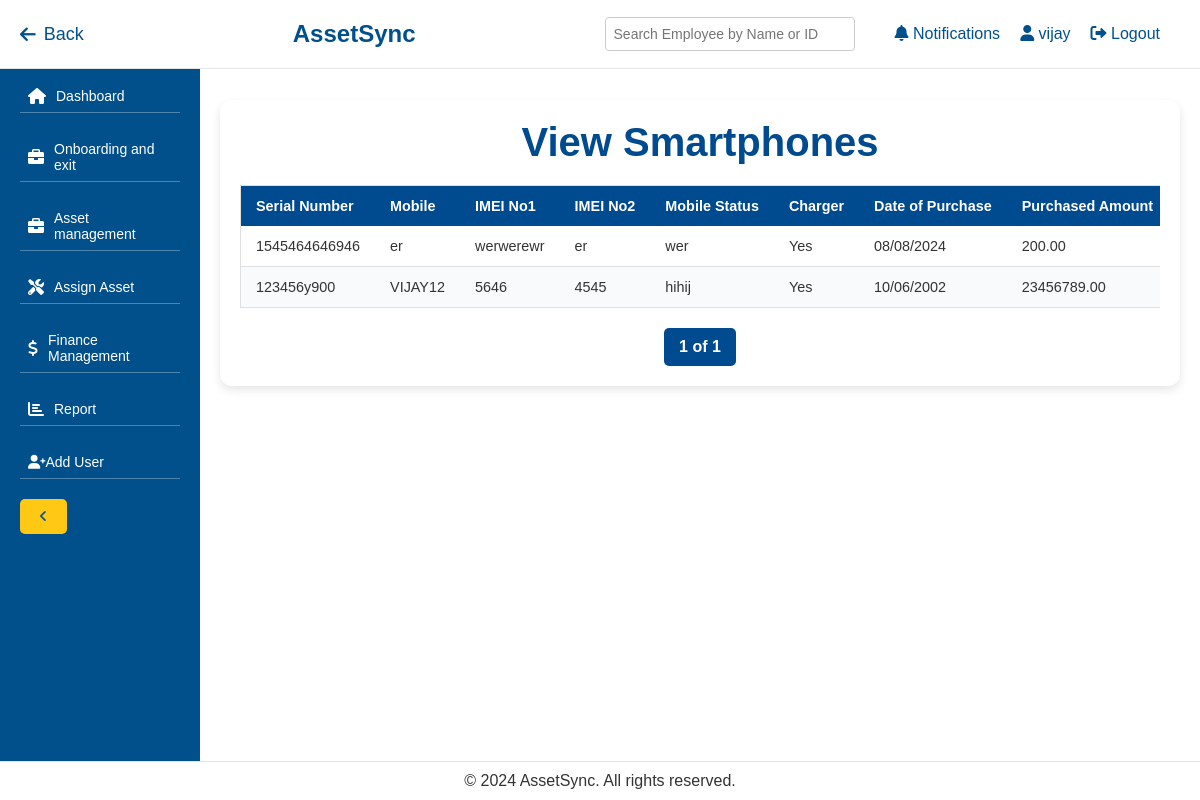
Page /view-asset/smartphones/ (signed in) on the committed database.
### management/models.py (models this page shows, shortened)
class Smartphone(models.Model):
    serial_number = models.CharField(max_length=100)
    mobile = models.CharField(max_length=100)
    imei_no1 = models.CharField(max_length=50)
    imei_no2 = models.CharField(max_length=50)
    mobile_status = models.CharField(max_length=50)
    charger = models.BooleanField(default=False)
    date_of_purchase = models.DateField()
    purchased_amount = models.DecimalField(max_digits=10, decimal_places=2)
    warranty_details = models.CharField(max_length=255)
    warranty_date = models.DateField()
    remarks = models.TextField(blank=True, null=True)
    employee = models.ForeignKey(Employee, on_delete=models.SET_NULL, null=True, blank=True, related_name='smartphones')

### management/views.py (the view)
# urls.py: path('view-asset/smartphones/', views.view_smartphones, name='view_smartphones'),
@login_required
def view_smartphones(request):
    smartphones_list = Smartphone.objects.all()
    paginator = Paginator(smartphones_list, 10)  # Show 10 smartphones per page
    page_number = request.GET.get('page')
    smartphones = paginator.get_page(page_number)
    return render(request, 'management/view_smartphones.html', {'smartphones': smartphones})

### management/templates/management/view_smartphones.html (shortened to what this page needs)
{% extends 'management/base.html' %}
{% block content %}
<div class="container">
    <h2>View Smartphones</h2>
    <div class="table-container">
        <table>
            <thead>
                <tr>
                    <th>Serial Number</th>
                    <th>Mobile</th>
                    <th>IMEI No1</th>
                    <th>IMEI No2</th>
                    <th>Mobile Status</th>
                    <th>Charger</th>
                    <th>Date of Purchase</th>
                    <th>Purchased Amount</th>
                </tr>
            </thead>
            <tbody>
                {% for smartphone in smartphones %}
                <tr>
                    <td>{{ smartphone.serial_number }}</td>
                    <td>{{ smartphone.mobile }}</td>
                    <td>{{ smartphone.imei_no1 }}</td>
                    <td>{{ smartphone.imei_no2 }}</td>
                    <td>{{ smartphone.mobile_status }}</td>
                    <td>{{ smartphone.charger|yesno:"Yes,No" }}</td>
                    <td>{{ smartphone.date_of_purchase|date:"d/m/Y" }}</td>
                    <td>{{ smartphone.purchased_amount }}</td>
                </tr>
                {% empty %}
                <tr>
                    <td colspan="12">No smartphones found.</td>
                </tr>
                {% endfor %}
            </tbody>
        </table>
    </div>
    <div class="pagination">
        <span class="current">{{ smartphones.number }} of {{ smartphones.paginator.num_pages }}</span>
    </div>
</div>
{% endblock %}

### management/templates/management/base.html (shortened to what this page needs)
{% load static %}
<!DOCTYPE html>
<html lang="en">
<head>
    <link rel="stylesheet" href="https://cdnjs.cloudflare.com/ajax/libs/font-awesome/6.0.0-beta3/css/all.min.css">
</head>
<body>
    <header>
        <a href="javascript:history.back()" class="back-btn"><i class="fas fa-arrow-left"></i> Back</a>
        <h1>AssetSync</h1>
        <div class="user-options">
            <div class="search-box">
                <input type="text" id="employeeSearch" placeholder="Search Employee by Name or ID" oninput="searchEmployee()">
            </div>
            <a href="#"><i class="fas fa-bell"></i> Notifications</a>
            <a href="#"><i class="fas fa-user"></i> {{ request.user.username }}</a>
            <form id="logout-form" action="{% url 'logout' %}" method="post" style="display:inline;">
                <button type="submit" class="btn" style="background:none; border:none; color: var(--primary-color); font-size: 16px; cursor: pointer;">
                    <i class="fas fa-sign-out-alt"></i> Logout
                </button>
            </form>
        </div>
    </header>
    <aside id="sidebar">
        <nav>
            <ul>
                <li class="{% if request.resolver_match.url_name == 'dashboard' %}active{% endif %}">
                    <a href="{% url 'dashboard' %}"><i class="fas fa-home icon"></i> <span class="text">Dashboard</span></a>
                </li>
                <li>
                    <a href="#" onclick="toggleDropdown(event)"><i class="fas fa-briefcase icon"></i> <span class="text">Onboarding and exit</span></a>
                </li>
                <li>
                    <a href="#" onclick="toggleDropdown(event)"><i class="fas fa-briefcase icon"></i> <span class="text">Asset management</span></a>
                </li>
                <li><a href="{% url 'assign_asset' %}"><i class="fas fa-tools icon"></i> <span class="text">Assign Asset</span></a></li>
                <li><a href="{% url 'finance_module' %}"><i class="fas fa-dollar-sign icon"></i> <span class="text">Finance Management</span></a></li>
                <li><a href="{% url 'report' %}"><i class="fas fa-chart-bar icon"></i> <span class="text">Report</span></a></li>
                <li><a href="{% url 'add_user' %}"><i class="fas fa-user-plus"></i> Add User</a></li>
            </ul>
        </nav>
        <button class="toggle-btn" onclick="toggleSidebar()"><i class="fas fa-angle-left"></i></button>
    </aside>
    <main>
        {% block content %}{% endblock %}
    </main>
    <footer>
        <p>&copy; 2024 AssetSync. All rights reserved.</p>
    </footer>
</body>
</html>

### management/templates/management/base.html (style rules this page uses)
:root { --primary-color: #01508c; --secondary-color: #ffc814; --light-blue-color: #e9f7ff; --white-color: #ffffff; --text-color: #333333; --line-color: rgba(255, 255, 255, 0.3); --collapsed-width: 50px; --expanded-width: 200px; --dropdown-bg-color: #ffffff; --dropdown-hover-bg-color: #f1f1f1; --dropdown-border-color: #e0e0e0; }
* { margin: 0; padding: 0; box-sizing: border-box; }
body { font-family: Arial, sans-serif; background-color: var(--light-blue-color); color: var(--text-color); }
header { position: fixed; top: 0; left: 0; width: 100%; background-color: var(--white-color); border-bottom: 1px solid #e2e5e8; padding: 15px 20px; display: flex; justify-content: space-between; align-items: center; z-index: 1000; }
header h1 { color: var(--primary-color); font-size: 24px; }
header .user-options { display: flex; align-items: center; }
header .user-options a { color: var(--primary-color); margin-left: 20px; text-decoration: none; font-size: 16px; transition: color 0.3s; }
.search-box { position: relative; margin-right: 20px; }
.search-box input[type="text"] { padding: 8px; font-size: 14px; width: 250px; border-radius: 4px; border: 1px solid #ccc; }
.back-btn { font-size: 18px; margin-right: 20px; cursor: pointer; color: var(--primary-color); text-decoration: none; display: flex; align-items: center; }
.back-btn i { margin-right: 8px; }
aside { position: fixed; top: 60px; bottom: 0; left: 0; width: var(--expanded-width); background-color: var(--primary-color); color: var(--white-color); padding: 20px; overflow-y: auto; transition: width 0.3s ease; z-index: 999; }
aside nav ul { list-style-type: none; }
aside nav ul li { margin-bottom: 20px; position: relative; }
aside nav ul li a { color: var(--white-color); text-decoration: none; display: flex; align-items: center; padding: 8px; font-size: 14px; background-color: var(--primary-color); border-bottom: 1px solid var(--line-color); transition: background-color 0.3s, color 0.3s; }
aside nav ul li a .icon { margin-right: 10px; font-size: 16px; }
main { margin-left: var(--expanded-width); padding: 80px 20px; min-height: 100vh; background-color: var(--white-color); transition: margin-left 0.3s ease; }
footer { position: fixed; bottom: 0; left: 0; width: 100%; background-color: var(--white-color); border-top: 1px solid #e2e5e8; color: var(--text-color); text-align: center; padding: 10px 0; z-index: 1000; }
button, .btn { background-color: var(--secondary-color); color: var(--primary-color); border: none; padding: 10px 20px; border-radius: 5px; cursor: pointer; transition: background-color 0.3s, color 0.3s; }
aside { overflow-y: auto; }

### management/templates/management/view_smartphones.html (style rules this page uses)
body { font-family: 'Poppins', sans-serif; background-color: #f0f2f5; }
.container { max-width: 100%; margin: 20px auto; padding: 20px; background-color: #ffffff; border-radius: 12px; box-shadow: 0 4px 10px rgba(0, 0, 0, 0.1); }
h2 { font-size: 2.5rem; color: #004a8f; font-weight: 700; text-align: center; margin-bottom: 20px; }
.table-container { overflow-x: auto; margin-bottom: 20px; }
table { width: 100%; border-collapse: collapse; background-color: #ffffff; table-layout: auto; border: 1px solid #e0e0e0; border-radius: 8px; box-shadow: 0 2px 6px rgba(0, 0, 0, 0.1); }
th, td { padding: 12px 15px; text-align: left; font-size: 0.9rem; white-space: nowrap; }
th { background-color: #004a8f; color: #ffffff; font-weight: bold; }
td { color: #333; border-bottom: 1px solid #e0e0e0; }
tbody tr:nth-child(even) { background-color: #f8fafc; }
.pagination { display: flex; justify-content: center; margin-top: 20px; }
.pagination .current { background-color: #004a8f; color: #ffffff; font-weight: bold; padding: 10px 15px; margin: 0 5px; border-radius: 5px; }

### rows in the picture
Smartphone: serial_number "1545464646946", mobile "er", imei_no1 "werwerewr", imei_no2 "er", mobile_status "wer", charger "Yes", date_of_purchase "08/08/2024", purchased_amount "200.00"
Smartphone: serial_number "123456y900", mobile "VIJAY12", imei_no1 "5646", imei_no2 "4545", mobile_status "hihij", charger "Yes", date_of_purchase "10/06/2002", purchased_amount "23456789.00"

### other values in the picture
{{ request.user.username }} "vijay"
{{ smartphones.number }} "1"
{{ smartphones.paginator.num_pages }} "1"
